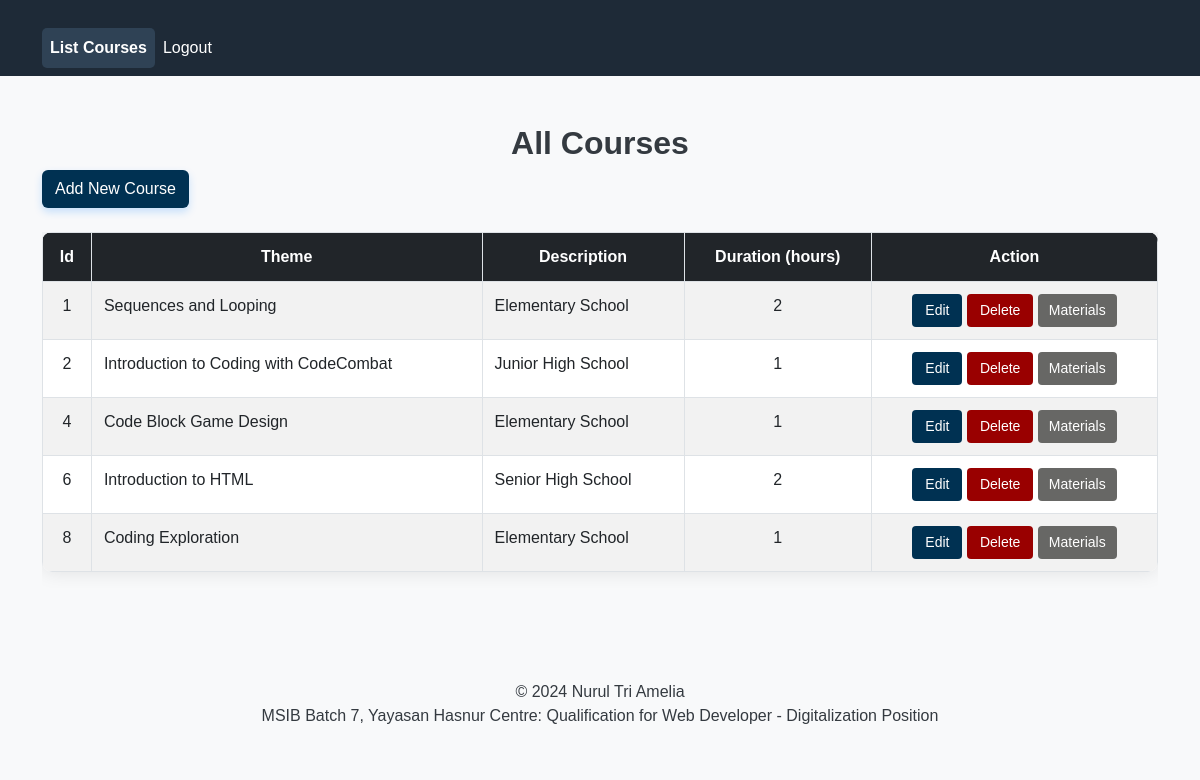
/courses.php, run on the app's committed database.
### tables this page shows
CREATE TABLE `courses` (
  `id` int(11) NOT NULL,
  `judul` varchar(255) NOT NULL,
  `deskripsi` text NOT NULL,
  `durasi` int(11) NOT NULL
);

### courses.php (the view, shortened to what this page needs)
<!DOCTYPE html>
<html lang="en">
<head>
    <link href="style.css" rel="stylesheet">
    <link href="https://cdn.jsdelivr.net/npm/bootstrap@5.3.0/dist/css/bootstrap.min.css" rel="stylesheet">
</head>
<body>
    <?php
    require('databases/koneksi.php');
    $result = $koneksi->query("SELECT * FROM courses");
    require('C:/xampp/htdocs/MSIB/layouts/header.php');
    ?>
    <div class="container mt-5">
        <h1 class="text-center mb-">All Courses</h1>
        <a href="/MSIB/kursus/tambah.php" class="btn btn-add mb-4">Add New Course</a>
        <div class="table-responsive">
            <table class="table table-hover table-striped">
                <thead class="table-dark text-center">
                    <tr>
                        <th>Id</th>
                        <th>Theme</th>
                        <th>Description</th>
                        <th>Duration (hours)</th>
                        <th>Action</th>
                    </tr>
                </thead>
                <tbody>
                    <?php while ($row = $result->fetch_assoc()) : ?>
                        <tr>
                            <td class="text-center"><?= $row['id']; ?></td>
                            <td><?= $row['judul']; ?></td>
                            <td><?= $row['deskripsi']; ?></td>
                            <td class="text-center"><?= $row['durasi']; ?></td>
                            <td class="text-center">
                                <a href="/MSIB/kursus/edit.php?id=<?= $row['id']; ?>" class="btn btn-edit btn-sm">Edit</a>
                                <a href="/MSIB/kursus/hapus.php?id=<?= $row['id']; ?>" class="btn btn-delete btn-sm" onclick="return confirm('Warning: Deleting this course will permanently remove it. Continue?')">Delete</a>
                                <a href="materials.php?course_id=<?= $row['id']; ?>" class="btn btn-materials btn-sm">Materials</a>
                            </td>
                        </tr>
                    <?php endwhile; ?>
                </tbody>
            </table>
        </div>
    </div>
    <?php
    require('C:/xampp/htdocs/MSIB/layouts/footer.php');
    ?>
</body>
</html>

### style.css (style rules this page uses)
.btn-edit { background-color: #003152 !important; color: white !important; padding: 5px 12px !important; }
.btn-add { background-color: #003152 !important; color: white !important; padding: 6px 12px !important; box-shadow: 0 4px 8px rgba(0, 123, 255, 0.2) !important; transition: background-color 0.3s, box-shadow 0.3s !important; }
.btn-delete { background-color: #990000 !important; color: white !important; padding: 5px 12px !important; }
.btn-materials { background-color: #676765 !important; color: white !important; padding: 5px 10px !important; }
body { font-family: 'Arial', sans-serif !important; background-color: #f8f9fa !important; color: #343a40 !important; }
h1 { font-weight: bold !important; font-size: 2rem !important; color: #343a40 !important; }
.table { border-radius: 10px !important; overflow: hidden !important; box-shadow: 0 0 20px rgba(0, 0, 0, 0.1) !important; }
.table thead { background-color: #343a40 !important; color: #ffffff !important; }
.table th, .table td { border: 1px solid #dee2e6 !important; padding: 0.75rem !important; }

### layouts/header.php (style rules this page uses)
.container { margin-top: 20px; }

### data on the page
courses: id "1", judul "Sequences and Looping", deskripsi "Elementary School", durasi "2"
courses: id "2", judul "Introduction to Coding with CodeCombat", deskripsi "Junior High School", durasi "1"
courses: id "4", judul "Code Block Game Design", deskripsi "Elementary School", durasi "1"
courses: id "6", judul "Introduction to HTML", deskripsi "Senior High School", durasi "2"
courses: id "8", judul "Coding Exploration", deskripsi "Elementary School", durasi "1"
